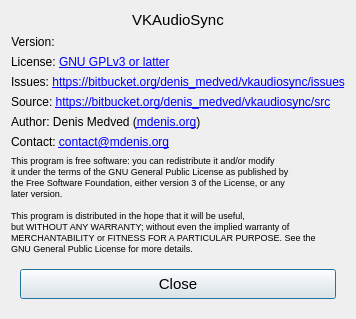
<?xml version="1.0" encoding="UTF-8"?>
<ui version="4.0">
 <class>VkAudioSync::About</class>
 <widget class="QDialog" name="VkAudioSync::About">
  <property name="geometry">
   <rect>
    <x>0</x>
    <y>0</y>
    <width>408</width>
    <height>319</height>
   </rect>
  </property>
  <property name="maximumSize">
   <size>
    <width>16777189</width>
    <height>16777215</height>
   </size>
  </property>
  <property name="windowTitle">
   <string>VkAudioSync</string>
  </property>
  <property name="modal">
   <bool>true</bool>
  </property>
  <layout class="QVBoxLayout" name="verticalLayout">
   <property name="sizeConstraint">
    <enum>QLayout::SetFixedSize</enum>
   </property>
   <item>
    <widget class="QLabel" name="label_7">
     <property name="text">
      <string>&lt;html&gt;&lt;head/&gt;&lt;body&gt;&lt;p align=&quot;center&quot;&gt;&lt;span style=&quot; font-size:11pt;&quot;&gt;VKAudioSync&lt;/span&gt;&lt;/p&gt;&lt;/body&gt;&lt;/html&gt;</string>
     </property>
    </widget>
   </item>
   <item>
    <layout class="QHBoxLayout" name="horizontalLayout_2">
     <item>
      <widget class="QLabel" name="versionLabel">
       <property name="sizePolicy">
        <sizepolicy hsizetype="Fixed" vsizetype="Preferred">
         <horstretch>0</horstretch>
         <verstretch>0</verstretch>
        </sizepolicy>
       </property>
       <property name="minimumSize">
        <size>
         <width>7</width>
         <height>0</height>
        </size>
       </property>
       <property name="maximumSize">
        <size>
         <width>16777215</width>
         <height>16777214</height>
        </size>
       </property>
       <property name="text">
        <string>Version:</string>
       </property>
       <property name="alignment">
        <set>Qt::AlignCenter</set>
       </property>
      </widget>
     </item>
     <item>
      <widget class="QLabel" name="version">
       <property name="text">
        <string notr="true"/>
       </property>
       <property name="alignment">
        <set>Qt::AlignRight|Qt::AlignTrailing|Qt::AlignVCenter</set>
       </property>
      </widget>
     </item>
    </layout>
   </item>
   <item>
    <widget class="QLabel" name="label">
     <property name="text">
      <string>License: &lt;a href=&quot;http://www.gnu.org/copyleft/gpl.html&quot;&gt; GNU GPLv3 or latter&lt;/a&gt;</string>
     </property>
     <property name="wordWrap">
      <bool>true</bool>
     </property>
     <property name="openExternalLinks">
      <bool>true</bool>
     </property>
     <property name="buddy">
      <cstring>http://www.gnu.org/copyleft/gpl.html</cstring>
     </property>
    </widget>
   </item>
   <item>
    <widget class="QLabel" name="label_2">
     <property name="text">
      <string>Issues: &lt;a href=&quot;https://bitbucket.org/denis_medved/vkaudiosync/issues&quot;&gt;https://bitbucket.org/denis_medved/vkaudiosync/issues&lt;/a&gt;</string>
     </property>
     <property name="openExternalLinks">
      <bool>true</bool>
     </property>
    </widget>
   </item>
   <item>
    <widget class="QLabel" name="label_3">
     <property name="text">
      <string>Source: &lt;a href=&quot;https://bitbucket.org/denis_medved/vkaudiosync/src&quot;&gt;https://bitbucket.org/denis_medved/vkaudiosync/src&lt;/a&gt;</string>
     </property>
     <property name="openExternalLinks">
      <bool>true</bool>
     </property>
    </widget>
   </item>
   <item>
    <widget class="QLabel" name="label_5">
     <property name="text">
      <string>Author: Denis Medved (&lt;a href=&quot;http://mdenis.org&quot;&gt;mdenis.org&lt;/a&gt;)</string>
     </property>
     <property name="openExternalLinks">
      <bool>true</bool>
     </property>
    </widget>
   </item>
   <item>
    <widget class="QLabel" name="label_4">
     <property name="text">
      <string>Contact: &lt;a href=&quot;mailto:contact@mdenis.org&quot;&gt;contact@mdenis.org&lt;/a&gt;</string>
     </property>
     <property name="openExternalLinks">
      <bool>true</bool>
     </property>
    </widget>
   </item>
   <item>
    <widget class="QLabel" name="label_6">
     <property name="text">
      <string>&lt;!DOCTYPE HTML PUBLIC &quot;-//W3C//DTD HTML 4.0//EN&quot; &quot;http://www.w3.org/TR/REC-html40/strict.dtd&quot;&gt;
&lt;html&gt;&lt;head&gt;&lt;meta name=&quot;qrichtext&quot; content=&quot;1&quot; /&gt;&lt;style type=&quot;text/css&quot;&gt;
p, li { white-space: pre-wrap; }
&lt;/style&gt;&lt;/head&gt;&lt;body style=&quot; font-family:'MS Shell Dlg 2'; font-size:8pt; font-weight:400; font-style:normal;&quot;&gt;
&lt;p style=&quot; margin-top:0px; margin-bottom:0px; margin-left:0px; margin-right:0px; -qt-block-indent:0; text-indent:0px;&quot;&gt;&lt;span style=&quot; font-size:7pt;&quot;&gt;This program is free software: you can redistribute it and/or modify&lt;/span&gt;&lt;/p&gt;
&lt;p style=&quot; margin-top:0px; margin-bottom:0px; margin-left:0px; margin-right:0px; -qt-block-indent:0; text-indent:0px;&quot;&gt;&lt;span style=&quot; font-size:7pt;&quot;&gt;it under the terms of the GNU General Public License as published by&lt;/span&gt;&lt;/p&gt;
&lt;p style=&quot; margin-top:0px; margin-bottom:0px; margin-left:0px; margin-right:0px; -qt-block-indent:0; text-indent:0px;&quot;&gt;&lt;span style=&quot; font-size:7pt;&quot;&gt;the Free Software Foundation, either version 3 of the License, or any &lt;/span&gt;&lt;/p&gt;
&lt;p style=&quot; margin-top:0px; margin-bottom:0px; margin-left:0px; margin-right:0px; -qt-block-indent:0; text-indent:0px;&quot;&gt;&lt;span style=&quot; font-size:7pt;&quot;&gt;later version.&lt;/span&gt;&lt;/p&gt;
&lt;p style=&quot;-qt-paragraph-type:empty; margin-top:0px; margin-bottom:0px; margin-left:0px; margin-right:0px; -qt-block-indent:0; text-indent:0px; font-size:7pt;&quot;&gt;&lt;br /&gt;&lt;/p&gt;
&lt;p style=&quot; margin-top:0px; margin-bottom:0px; margin-left:0px; margin-right:0px; -qt-block-indent:0; text-indent:0px;&quot;&gt;&lt;span style=&quot; font-size:7pt;&quot;&gt;This program is distributed in the hope that it will be useful,&lt;/span&gt;&lt;/p&gt;
&lt;p style=&quot; margin-top:0px; margin-bottom:0px; margin-left:0px; margin-right:0px; -qt-block-indent:0; text-indent:0px;&quot;&gt;&lt;span style=&quot; font-size:7pt;&quot;&gt;but WITHOUT ANY WARRANTY; without even the implied warranty of&lt;/span&gt;&lt;/p&gt;
&lt;p style=&quot; margin-top:0px; margin-bottom:0px; margin-left:0px; margin-right:0px; -qt-block-indent:0; text-indent:0px;&quot;&gt;&lt;span style=&quot; font-size:7pt;&quot;&gt;MERCHANTABILITY or FITNESS FOR A PARTICULAR PURPOSE. See the&lt;/span&gt;&lt;/p&gt;
&lt;p style=&quot; margin-top:0px; margin-bottom:0px; margin-left:0px; margin-right:0px; -qt-block-indent:0; text-indent:0px;&quot;&gt;&lt;span style=&quot; font-size:7pt;&quot;&gt;GNU General Public License for more details.&lt;/span&gt;&lt;/p&gt;&lt;/body&gt;&lt;/html&gt;</string>
     </property>
    </widget>
   </item>
   <item>
    <widget class="QWidget" name="widget" native="true">
     <layout class="QHBoxLayout" name="horizontalLayout">
      <item>
       <widget class="QPushButton" name="close">
        <property name="minimumSize">
         <size>
          <width>100</width>
          <height>30</height>
         </size>
        </property>
        <property name="maximumSize">
         <size>
          <width>16777215</width>
          <height>16777215</height>
         </size>
        </property>
        <property name="baseSize">
         <size>
          <width>33</width>
          <height>1</height>
         </size>
        </property>
        <property name="font">
         <font>
          <pointsize>11</pointsize>
         </font>
        </property>
        <property name="text">
         <string>Close</string>
        </property>
        <property name="icon">
         <iconset resource="../icons.qrc">
          <normaloff>:/famfam/icons/cross.png</normaloff>:/famfam/icons/cross.png</iconset>
        </property>
       </widget>
      </item>
     </layout>
    </widget>
   </item>
  </layout>
 </widget>
 <resources>
  <include location="../icons.qrc"/>
 </resources>
 <connections>
  <connection>
   <sender>close</sender>
   <signal>clicked()</signal>
   <receiver>VkAudioSync::About</receiver>
   <slot>close()</slot>
   <hints>
    <hint type="sourcelabel">
     <x>585</x>
     <y>293</y>
    </hint>
    <hint type="destinationlabel">
     <x>311</x>
     <y>156</y>
    </hint>
   </hints>
  </connection>
 </connections>
</ui>
